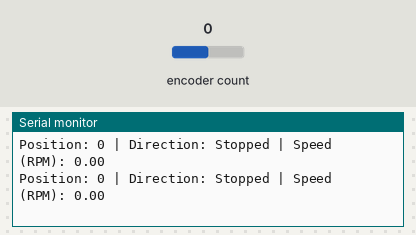
The sketch below on a simulated Arduino Mega 2560, built with avr-gcc and run on an emulated ATmega2560. Parts: the last lines printed to the serial monitor. The inputs (shaded band) are chosen by the test bench; at power-on: encoder count 0.

Above: at 1.2 s.
1.3 s: encoder count set to 1
At 1.31 s:
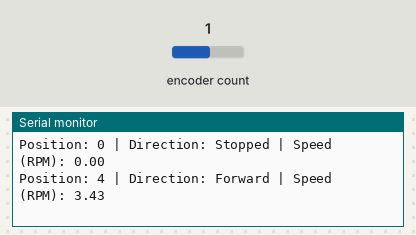
2.8 s: encoder count set to 0
At 2.81 s:
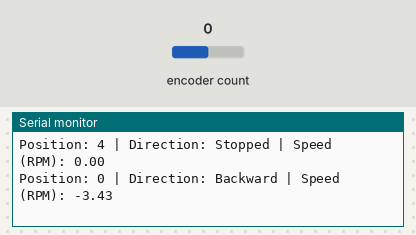

Measured:
- after the input at 1.3 s, the serial monitor: prints a new line at once (image 1)
- after the input at 2.8 s, the serial monitor: prints a new line at once (image 2)

The sketch:

Encoder.ino
```cpp
/*
  Interrupt Pin Mapping for Common Arduino Boards:

  Board         int.0   int.1   int.2   int.3   int.4   int.5
  ----------------------------------------------------------
  Mega2560        2       3      21      20      19      18

*/
// Uses Encoder by Paul Stoffregen
#include <Encoder.h>

Encoder myEnc(5, 6); // Encoder pins

const int CPR = 700; // Counts per revolution of encoder

// Variables for position
long oldPosition = -999;
long newPosition = 0;

// Variables for speed calculation
unsigned long oldTime = 0;
unsigned long newTime = 0;
float speedRPM = 0.0;  // Speed in revolutions per minute

// Direction tracking
int direction = 0; // +1 = forward, -1 = backward, 0 = stopped

void setup() {
  Serial.begin(9600);
  Serial.println("Encoder with speed and direction");
  oldPosition = myEnc.read();
  oldTime = millis();
}

void loop() {
  newPosition = myEnc.read();
  newTime = millis();

  // Calculate direction
  long deltaPosition = newPosition - oldPosition;
  if (deltaPosition > 0) direction = 1;
  else if (deltaPosition < 0) direction = -1;
  else direction = 0;

  // Calculate speed every 100ms (adjustable)
  if (newTime - oldTime >= 100) {
    // deltaPosition could be positive or negative, so use absolute value for speed
    long deltaCounts = newPosition - oldPosition;

    // Calculate revolutions in this time window
    float deltaRevs = (float)deltaCounts / CPR;

    // Calculate time elapsed in minutes
    float deltaTimeMinutes = (newTime - oldTime) / 60000.0;

    // Calculate speed in RPM
    speedRPM = deltaRevs / deltaTimeMinutes;

    // Output the data
    Serial.print("Position: ");
    Serial.print(newPosition);
    Serial.print(" | Direction: ");
    if (direction == 1) Serial.print("Forward");
    else if (direction == -1) Serial.print("Backward");
    else Serial.print("Stopped");

    Serial.print(" | Speed (RPM): ");
    Serial.println(speedRPM);

    // Update old values for next measurement
    oldPosition = newPosition;
    oldTime = newTime;
  }
}
```
